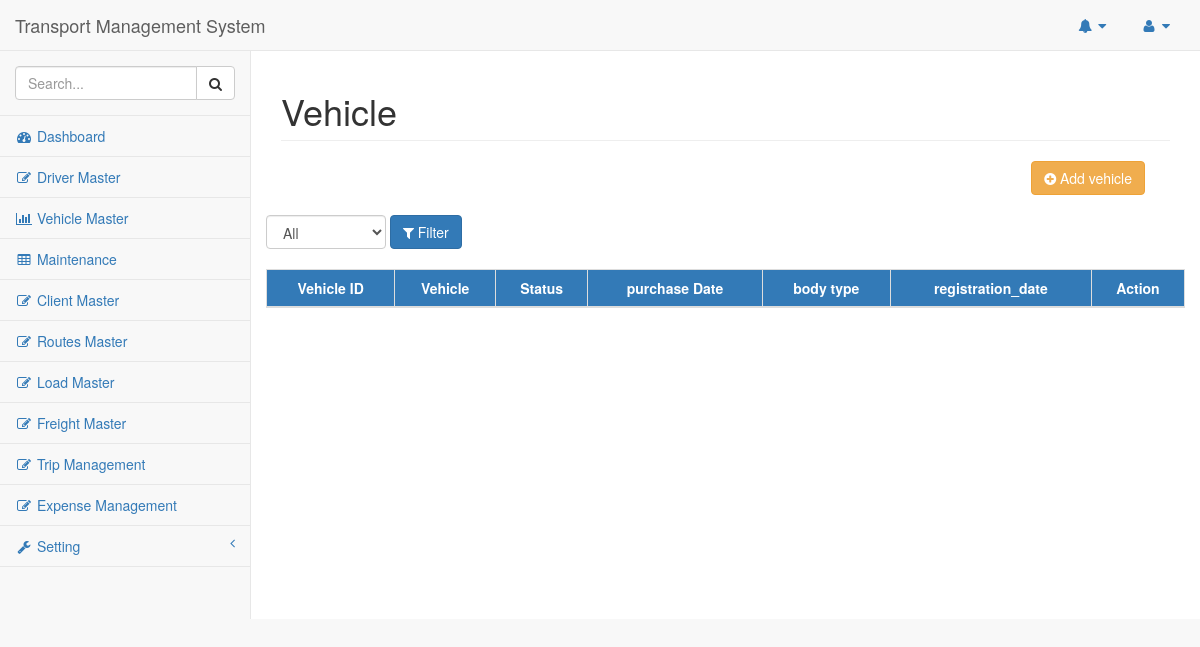
Page /index.php/vehicle on the earlier database version.
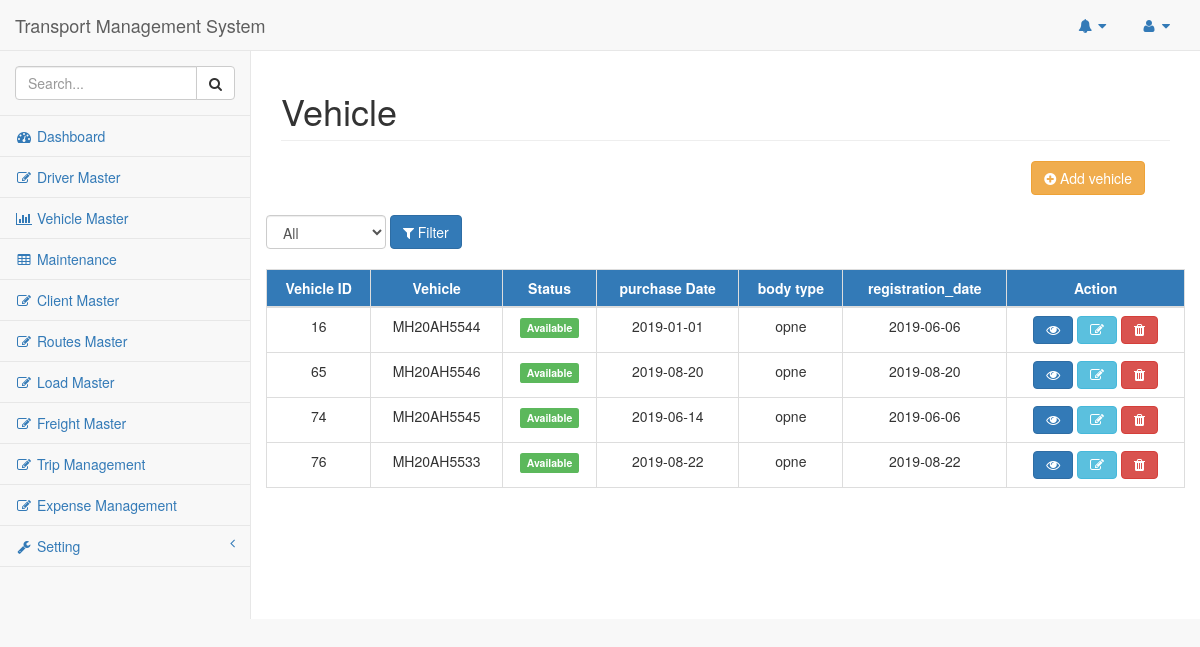
Same page on the later database version.
### tables this page shows
CREATE TABLE `vehicle` (
  `vehicle_id` int(11) NOT NULL,
  `vehicle_expected_average` int(11) NOT NULL DEFAULT '0',
  `vehicle_owner_name` varchar(50) NOT NULL,
  `vehicle_purchase_date` date DEFAULT NULL,
  `vehicle_engine_no` varchar(25) NOT NULL,
  `vehicle_class` varchar(20) NOT NULL,
  `vehicle_body_type` varchar(20) NOT NULL,
  `vehicle_maker` varchar(20) NOT NULL,
  `vehicle_maker_model` varchar(30) NOT NULL,
  `vehicle_laden_wt` int(11) NOT NULL,
  `vehicle_unladen_wt` double NOT NULL,
  `vehicle_category` varchar(30) NOT NULL,
  `vehicle_weight` int(11) NOT NULL,
  `vehicle_seating_capacity` int(11) NOT NULL,
  `vehicle_manufacture_year` date DEFAULT NULL,
  `vehicle_chassis_no` varchar(30) NOT NULL,
  `vehicle_registration_date` date DEFAULT NULL,
  `vehicle_number` varchar(10) NOT NULL,
  `vehicle_current_reading` double NOT NULL,
  `vehicle_type` varchar(30) NOT NULL,
  `vehicle_tyres` int(11) NOT NULL,
  `vehicle_status` int(11) NOT NULL DEFAULT '1' COMMENT '0 = deactive 1 = free 2 = running'
);

### application/helpers/genral_helper.php (called while the page is built, shortened)
<?php
function template($ctx,$page = "templates/error_404",$vers = array())
{
		$ctx->load->view('templates/header');
		$ctx->load->view($page,$vers);
}

### application/controllers/Vehicle.php (called while the page is built, shortened)
<?php
class Vehicle extends CI_Controller {
	public function index()
	{
        template($this, 'vehicle');
	}
}

### index.php (called while the page is built, shortened)
<?php
require_once BASEPATH.'core/CodeIgniter.php';

### application/models/Vehicle_model.php (called while the page is built, shortened)
<?php
class Vehicle_model extends CI_Model
{
    public function get_vehicle_details($filter)
    {
        $this->db->select('vehicle.vehicle_id,vehicle.vehicle_number,vehicle.vehicle_purchase_date,vehicle.vehicle_status,vehicle_body_type,vehicle_registration_date');
        if ($filter == 1 || $filter == 2 || $filter == 0) {
            $this->db->where('vehicle_status =', $filter);
        }
        $query = $this->db->get('vehicle');
        return $query->result();
    }
}

### application/views/vehicle.php (the view, shortened to what the changed rows need)
<body>
    <div id="wrapper">
        <div id="page-wrapper">
            <div class="row">
                <div class="col-lg-12">
                    <h1 class="page-header">Vehicle</h1>
                </div>
            </div>
            <br>
            <div class="row">
                <br/>
                            <div class="card-body">
                                <div class="table-responsive">
                                    <table class="table table-bordered table-hover text-center" id="dataTable">
                                        <thead class="bg-primary text-center">
                                            <tr>
                                                <th class="text-center">Vehicle ID</th>
                                                <th class="text-center">Vehicle</th>
                                                <th class="text-center">Status</th>
                                                <th class="text-center">purchase Date</th>
                                                <th class="text-center">body type</th>
                                                <th class="text-center">registration_date</th>
                                                <th class="text-center">Action</th>
                                            </tr>
                                        </thead>
                                        <tbody>
                                            <?php
                                            $filter = 1;
                                            $data = $this->vehicle_model->get_vehicle_details($filter);
                                            foreach ($data as $value) {
                                                if ($value->vehicle_status == 1) {
                                                    $status = '<span class="label label-success">Available</span>';
                                                    $delete_btn = '<button data-toggle="tooltip" data-placement="top" title="Delete" id="delete" class="btn btn-danger fa fa-trash"></button>';
                                                }elseif ($value->vehicle_status == 2) {
                                                    $status = '<span class="label label-warning">Running</span>';
                                                    $delete_btn = '<button class="btn btn-danger fa fa-trash" disabled=""></button>';
                                                }elseif ($value->vehicle_status == 0) {
                                                    $status = '<span class="label label-danger">Deactivated</span>';
                                                    $delete_btn = '<button class="btn btn-success fa fa-recycle" id="reactive"></button>';
                                                }
                                            echo '<tr>
                                                <td>'.$value->vehicle_id.'</td>
                                                <td>'.$value->vehicle_number.'</td>
                                                <td>'.$status.'</td>
                                                <td>'.$value->vehicle_purchase_date.'</td>
                                                <td>'.$value->vehicle_body_type.'</td>
                                                <td>'.$value->vehicle_registration_date.'</td>
                                                <td value="'.$value->vehicle_id.'">
                                                    <a  class="btn btn-primary fa fa-eye"  data-toggle="modal" id="vehicle_info" data-toggle="tooltip" data-placement="down" title="Update"></a>
                                                    <a  class="btn btn-info fa fa-edit"  data-toggle="modal" id="show_update_vform" data-toggle="tooltip" data-placement="down" title="Update"></a>
                                                    '.$delete_btn.'
                                                </td>
                                            </tr>';
                                            }
                                            ?>
                                        </tbody>
                                    </table>
                                </div>
                            </div>
                        </div>
                    </div>
                </div>
            </body>

Differences in the rows shown:
added vehicle: vehicle_id "16", vehicle_number "MH20AH5544", vehicle_status "Available", vehicle_purchase_date "2019-01-01", vehicle_body_type "opne", vehicle_registration_date "2019-06-06"
added vehicle: vehicle_id "65", vehicle_number "MH20AH5546", vehicle_status "Available", vehicle_purchase_date "2019-08-20", vehicle_body_type "opne", vehicle_registration_date "2019-08-20"
added vehicle: vehicle_id "74", vehicle_number "MH20AH5545", vehicle_status "Available", vehicle_purchase_date "2019-06-14", vehicle_body_type "opne", vehicle_registration_date "2019-06-06"
added vehicle: vehicle_id "76", vehicle_number "MH20AH5533", vehicle_status "Available", vehicle_purchase_date "2019-08-22", vehicle_body_type "opne", vehicle_registration_date "2019-08-22"
